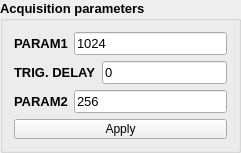
       <widget class="QGroupBox" name="group_AcquisitionParameters">
        <property name="sizePolicy">
         <sizepolicy hsizetype="Expanding" vsizetype="Preferred">
          <horstretch>0</horstretch>
          <verstretch>0</verstretch>
         </sizepolicy>
        </property>
        <property name="minimumSize">
         <size>
          <width>100</width>
          <height>0</height>
         </size>
        </property>
        <property name="maximumSize">
         <size>
          <width>350</width>
          <height>16777215</height>
         </size>
        </property>
        <property name="font">
         <font>
          <pointsize>10</pointsize>
          <weight>75</weight>
          <bold>true</bold>
         </font>
        </property>
        <property name="mouseTracking">
         <bool>false</bool>
        </property>
        <property name="styleSheet">
         <string notr="true"/>
        </property>
        <property name="title">
         <string>Acquisition parameters</string>
        </property>
        <layout class="QVBoxLayout" name="verticalLayout_8">
         <item>
          <layout class="QVBoxLayout" name="verticalLayout_AcquisitionParameters">
           <item>
            <layout class="QHBoxLayout" name="horizontalLayout_Param1">
             <item>
              <widget class="QLabel" name="label_param1">
               <property name="minimumSize">
                <size>
                 <width>0</width>
                 <height>15</height>
                </size>
               </property>
               <property name="font">
                <font>
                 <weight>75</weight>
                 <bold>true</bold>
                </font>
               </property>
               <property name="styleSheet">
                <string notr="true"/>
               </property>
               <property name="text">
                <string>PARAM1</string>
               </property>
              </widget>
             </item>
             <item>
              <widget class="QLineEdit" name="param1">
               <property name="minimumSize">
                <size>
                 <width>0</width>
                 <height>20</height>
                </size>
               </property>
               <property name="font">
                <font>
                 <weight>50</weight>
                 <bold>false</bold>
                 <kerning>false</kerning>
                </font>
               </property>
               <property name="styleSheet">
                <string notr="true"/>
               </property>
               <property name="text">
                <string>1024</string>
               </property>
              </widget>
             </item>
            </layout>
           </item>
           <item>
            <layout class="QHBoxLayout" name="horizontalLayout_TrigDelay">
             <item>
              <widget class="QLabel" name="label_delay">
               <property name="minimumSize">
                <size>
                 <width>0</width>
                 <height>15</height>
                </size>
               </property>
               <property name="font">
                <font>
                 <pointsize>10</pointsize>
                 <weight>75</weight>
                 <bold>true</bold>
                </font>
               </property>
               <property name="styleSheet">
                <string notr="true"/>
               </property>
               <property name="text">
                <string>TRIG. DELAY</string>
               </property>
              </widget>
             </item>
             <item>
              <widget class="QLineEdit" name="trig_delay">
               <property name="minimumSize">
                <size>
                 <width>0</width>
                 <height>20</height>
                </size>
               </property>
               <property name="font">
                <font>
                 <weight>50</weight>
                 <bold>false</bold>
                 <kerning>false</kerning>
                </font>
               </property>
               <property name="styleSheet">
                <string notr="true"/>
               </property>
               <property name="text">
                <string>0</string>
               </property>
              </widget>
             </item>
            </layout>
           </item>
           <item>
            <layout class="QHBoxLayout" name="horizontalLayout_param2">
             <item>
              <widget class="QLabel" name="label_param2">
               <property name="minimumSize">
                <size>
                 <width>0</width>
                 <height>15</height>
                </size>
               </property>
               <property name="font">
                <font>
                 <weight>75</weight>
                 <bold>true</bold>
                </font>
               </property>
               <property name="styleSheet">
                <string notr="true"/>
               </property>
               <property name="text">
                <string>PARAM2</string>
               </property>
              </widget>
             </item>
             <item>
              <widget class="QLineEdit" name="param2">
               <property name="minimumSize">
                <size>
                 <width>0</width>
                 <height>20</height>
                </size>
               </property>
               <property name="font">
                <font>
                 <weight>50</weight>
                 <bold>false</bold>
                 <kerning>false</kerning>
                </font>
               </property>
               <property name="styleSheet">
                <string notr="true"/>
               </property>
               <property name="text">
                <string>256</string>
               </property>
              </widget>
             </item>
            </layout>
           </item>
           <item>
            <widget class="QPushButton" name="ApplyButton">
             <property name="sizePolicy">
              <sizepolicy hsizetype="Expanding" vsizetype="Preferred">
               <horstretch>0</horstretch>
               <verstretch>0</verstretch>
              </sizepolicy>
             </property>
             <property name="minimumSize">
              <size>
               <width>0</width>
               <height>20</height>
              </size>
             </property>
             <property name="maximumSize">
              <size>
               <width>16777215</width>
               <height>20</height>
              </size>
             </property>
             <property name="font">
              <font>
               <pointsize>9</pointsize>
               <weight>50</weight>
               <bold>false</bold>
              </font>
             </property>
             <property name="cursor">
              <cursorShape>PointingHandCursor</cursorShape>
             </property>
             <property name="styleSheet">
              <string notr="true"/>
             </property>
             <property name="text">
              <string>Apply</string>
             </property>
            </widget>
           </item>
          </layout>
         </item>
        </layout>
       </widget>
